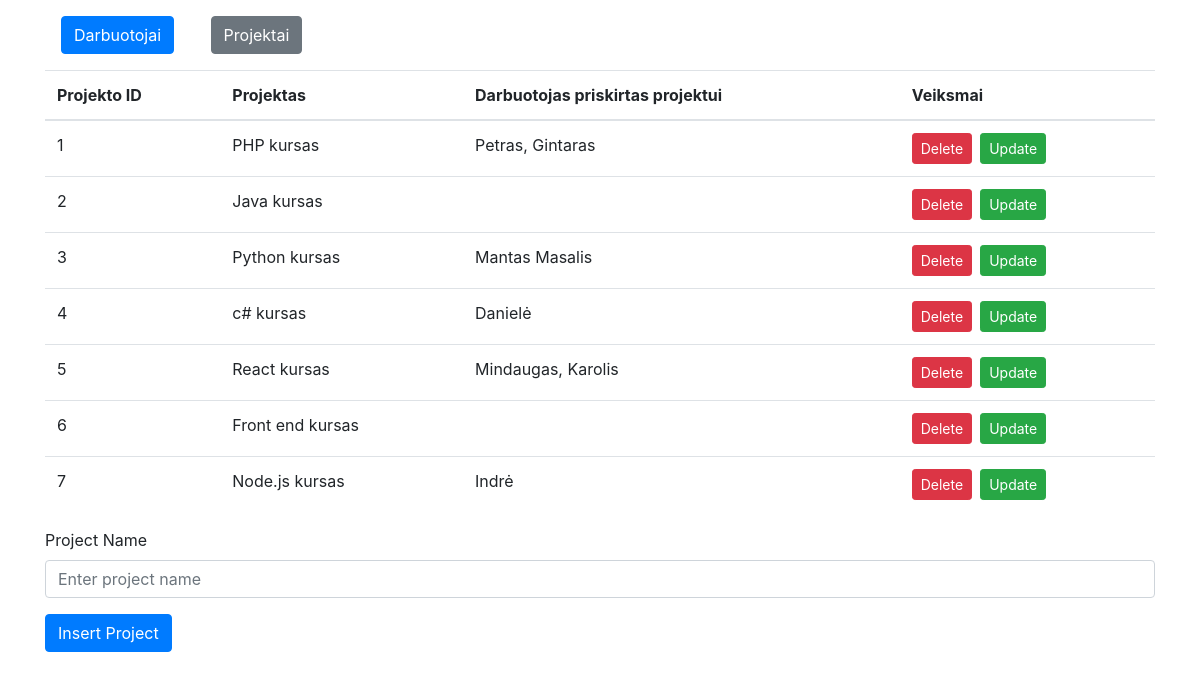
The app's page /projects.php with its own data.
### tables this page shows
CREATE TABLE `projects` (
  `project_id` int(11) unsigned NOT NULL AUTO_INCREMENT,
  `project_name` varchar(255) NOT NULL,
  PRIMARY KEY (`project_id`)
);

### connection.php (called while the page is built, shortened)
<?php
$name = '';
$update = false;

### projects.php (the view, shortened to what this page needs)
<?php
include './connection.php';
?>
<!DOCTYPE html>
<html lang="en">
<head>
    <link rel="stylesheet" href="https://maxcdn.bootstrapcdn.com/bootstrap/4.0.0/css/bootstrap.min.css">
</head>
<body>
<div class="container">
<a class="m-3 btn btn-primary d-inline-block" href="index.php">Darbuotojai</a>
        <a class="m-3 btn btn-secondary d-inline-block" href="projects.php">Projektai</a>
    <?php
    $sql = "SELECT p.project_id, p.project_name, group_concat(w.worker_name SEPARATOR ', ') as worker_name
    from projects p
    left outer join workers w
    on w.project_id = p.project_id
    group by p.project_id;";
    $result = mysqli_query($conn, $sql);
    echo "<table class=\"table\"><thead><tr><th>Projekto ID</th><th>Projektas</th><th>Darbuotojas priskirtas projektui</th><th>Veiksmai</th></tr></thead><tbody>";
    if (mysqli_num_rows($result) > 0) {
        while ($row = mysqli_fetch_assoc($result)) {
            echo "<tr>";
            echo "<td>" . $row['project_id'] . "</td>";
            echo "<td>" . $row['project_name'] . "</td>";
            echo "<td>" . $row['worker_name'] . "</td>";
            echo "<td><a href=\"connection.php?projectdelete=" . $row['project_id'] . "\" class=\"btn btn-sm btn-danger mr-2\">Delete </a><a href=\"?editproject=" . $row['project_id'] . "\" class=\"btn btn-sm btn-success\"> Update</a></td>";
            echo "</tr>";
        }
    } else {
        echo "0 results";
    }
    echo "</tbody></table>";
    ?>
    <form action="connection.php" method="POST">
        <div class="form-group">
            <label for="project_name">Project Name</label>
            <input type="text" name="project_name" class="form-control" placeholder="Enter project name" value="<?php echo $name ?>">
        </div>
        <div class="form-group">
            <?php
            if ($update == true) :
            ?>
                <button class="btn btn-info" type="submit" name="update_project">Update Project</button>
            <?php else : ?>
                <button class="btn btn-primary" type="submit" name="insert_project">Insert Project</button>
            <?php endif; ?>
        </div>
    </form>
</div>
</body>
</html>

### records on screen
projects: project_id "1", project_name "PHP kursas", worker_name "Petras, Gintaras"
projects: project_id "2", project_name "Java kursas"
projects: project_id "3", project_name "Python kursas", worker_name "Mantas Masalis"
projects: project_id "4", project_name "c# kursas", worker_name "Danielė"
projects: project_id "5", project_name "React kursas", worker_name "Mindaugas, Karolis"
projects: project_id "6", project_name "Front end kursas"
projects: project_id "7", project_name "Node.js kursas", worker_name "Indrė"
